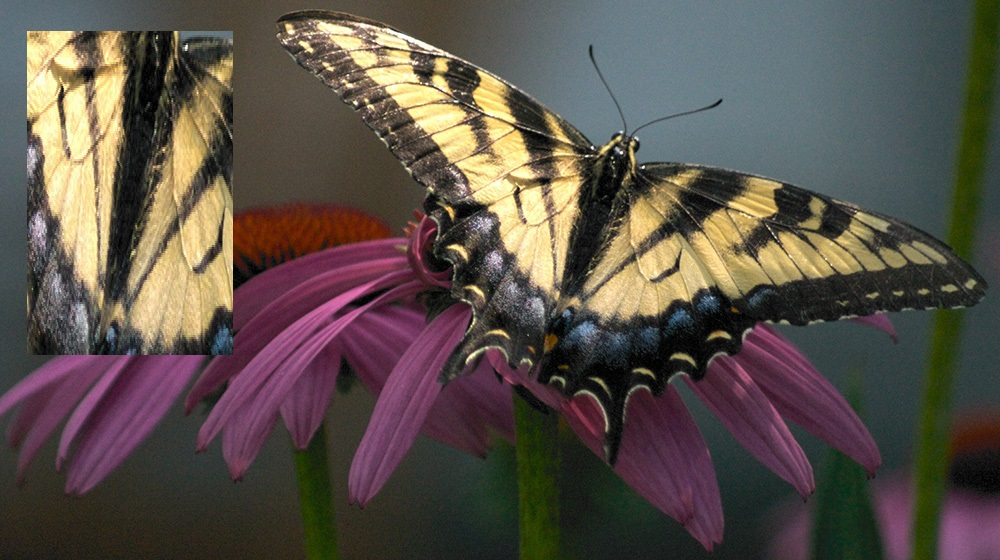
%> input picture BM3.jpg, 1000 x 560 px
$ octave HOGfeature.m   (GNU Octave 9; MATLAB toolbox functions it lacks are replaced by stand-ins)
%> lines starting %> are read from the running program, lines starting %| are printed output that depends on the picture
%How to extract features of image using DCT
clc
clear all
close all
I = imread('BM3.jpg');
%> I is the input picture: size 560x1000x3 uint8; mean R, G, B 90.5, 81.5, 73.6
K = imresize(I,[256 256]);
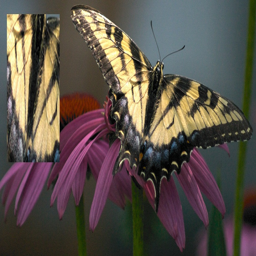
%> K: size 256x256x3 uint8; mean R, G, B 90.5, 81.5, 73.6
ycbcr = rgb2ycbcr(K);
%> ycbcr: size 256x256x3 uint8; mean of channels 1, 2, 3 87.5, 123.2, 132.5
figure(1),
imshow(ycbcr);
title('Image in RGB Color Space');
%a = 128+zeros(256,256);
    %Isolate Y.
Y = ycbcr(:,:,1);
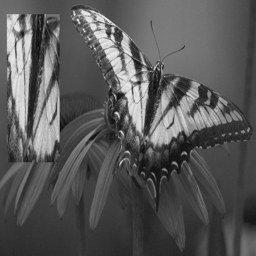
%> Y: size 256x256 uint8; min 16, max 235, mean 87.5
    %Isolate Cb.
Cb = ycbcr(:,:,2);
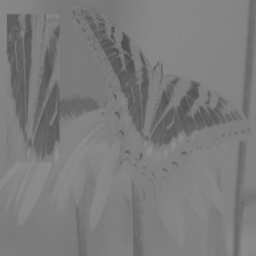
%> Cb: size 256x256 uint8; min 75, max 146, mean 123.2
    %Isolate Cr.
Cr= ycbcr(:,:,3);
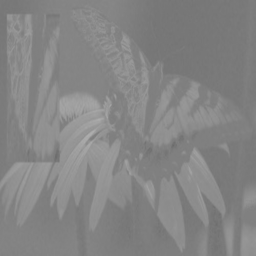
%> Cr: size 256x256 uint8; min 107, max 174, mean 132.5

figure(2), imshow(Y), title('Y ( Luminance component) Component')
    %Display the Cb Component.
figure(3), imshow(Cb), title('Cb (Chrominance component) Component')
     %Display the Cr Component.
 figure(4), imshow(Cr), title('Cr (Chrominance component ) Component')


%%
%Extract histogram of oriented gradients (HOG) features
%(1)Extract HOG Features Around Corner Points
% Read in the image of interest.
I2 = imread('BM3.jpg');

% Detect and select the strongest corners in the image.
corners   = detectFASTFeatures(rgb2gray(I2));
%> corners = 1027 points; strongest (x, y): (187, 46), (644, 167), (357, 104), (593, 148), (622, 153)
strongest = selectStrongest(corners,3);
%> strongest = 3 points; (x, y): (187, 46), (644, 167), (357, 104)

% Extract HOG features.
%> (the run ends here)

$ run again, with A16.jpg copied over BM3.jpg
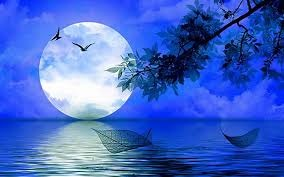
%> input picture A16.jpg, 284 x 177 px
%> I is the input picture: size 177x284x3 uint8; mean R, G, B 67.5, 103, 200
%> ycbcr: size 256x256x3 uint8; mean of channels 1, 2, 3 104.9, 175.8, 105.5
%> `Cb = ycbcr(:,:,2);`:
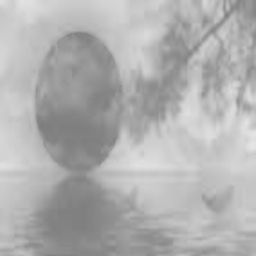
%> Cb: size 256x256 uint8; min 123, max 229, mean 175.8
%> `Cr= ycbcr(:,:,3);`:
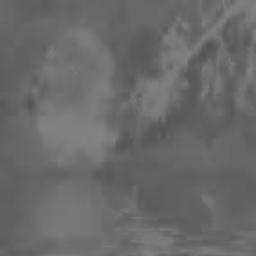
%> Cr: size 256x256 uint8; min 80, max 130, mean 105.5
%> corners = 117 points; strongest (x, y): (90, 46), (83, 51), (85, 51), (60, 38), (74, 44)
%> strongest = 3 points; (x, y): (90, 46), (83, 51), (85, 51)

$ run again, with AM16.jpg copied over BM3.jpg
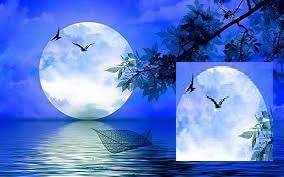
%> input picture AM16.jpg, 284 x 177 px
%> I is the input picture: size 177x284x3 uint8; mean R, G, B 92.3, 125.1, 205.9
%> ycbcr: size 256x256x3 uint8; mean of channels 1, 2, 3 122.9, 168.3, 107.9
%> `Cb = ycbcr(:,:,2);`:
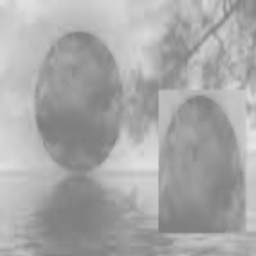
%> Cb: size 256x256 uint8; min 123, max 229, mean 168.3
%> `Cr= ycbcr(:,:,3);`:
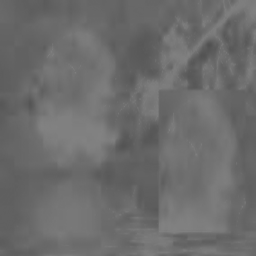
%> Cr: size 256x256 uint8; min 80, max 130, mean 107.9
%> corners = 174 points; strongest (x, y): (218, 108), (178, 160), (224, 100), (90, 46), (83, 51)
%> strongest = 3 points; (x, y): (218, 108), (178, 160), (224, 100)
